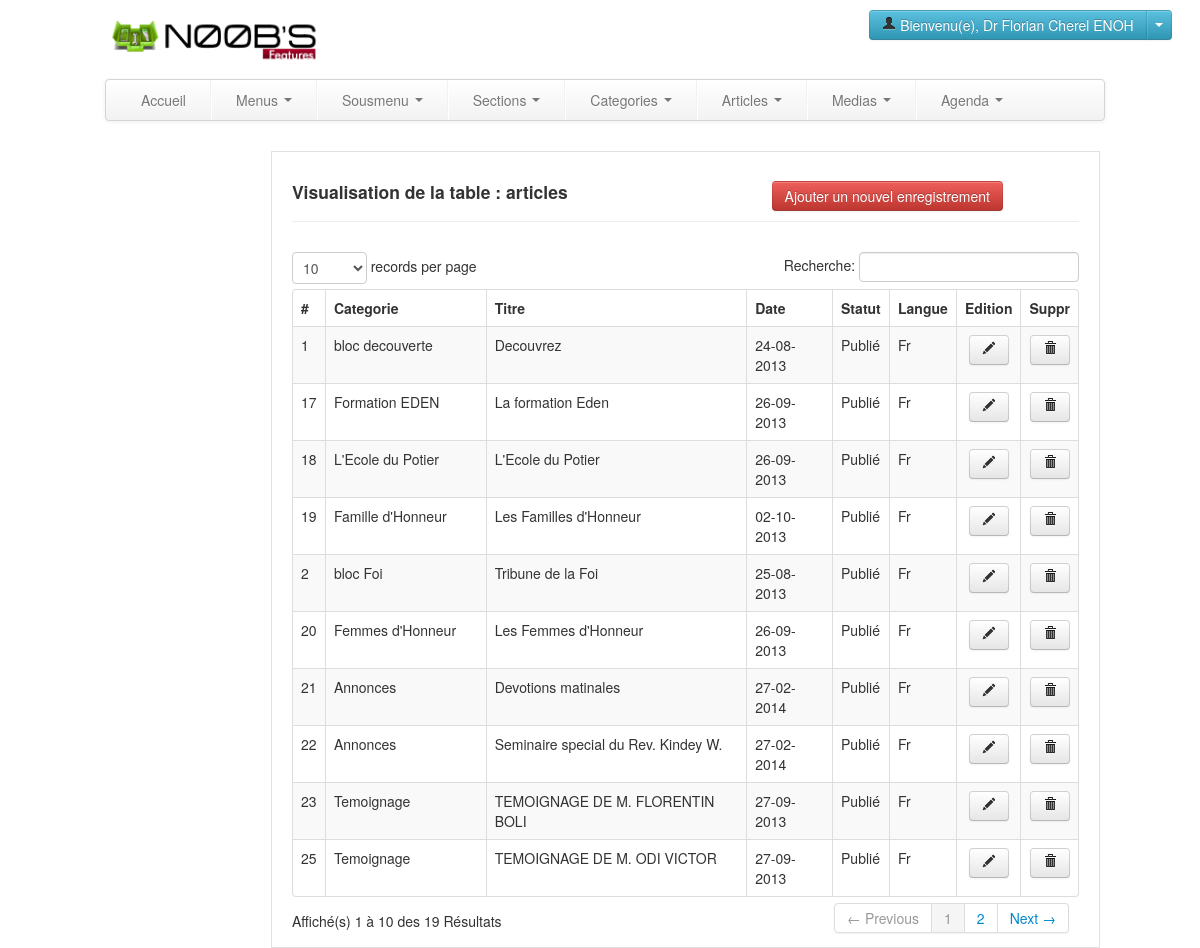
Screenshot of /myadmin/visualiseur.php?form=articles (signed in) with the database file from the repository.
### tables this page shows
CREATE TABLE IF NOT EXISTS `articles` (
  `idArticle` int(11) NOT NULL AUTO_INCREMENT,
  `titreArticle` varchar(255) DEFAULT NULL,
  `contenuArticle` longtext,
  `autheur` varchar(45) DEFAULT NULL,
  `dateArticle` varchar(45) DEFAULT NULL,
  `postName` varchar(155) DEFAULT NULL,
  `mediaArticle` varchar(45) DEFAULT NULL,
  `categories_idCategorie` int(11) NOT NULL,
  `statuts_idStatut` int(11) NOT NULL,
  `idLangues` int(11) NOT NULL,
  `extrait` text NOT NULL,
  PRIMARY KEY (`idArticle`),
  KEY `fk_articles_categories1_idx` (`categories_idCategorie`),
  KEY `fk_articles_statuts1_idx` (`statuts_idStatut`)
);

### myadmin/required/class/mysql.class.php (called while the page is built, shortened)
<?php
	class MysqlConnect
	{
		public function Connecter()
		{
			if($this->connex = mysql_connect(self::SERVER,self::USER,self::PWD)){
				if($this->tb = mysql_select_db(self::DB,$this->connex)){
					return true;
				}else{
					return mysql_error();
				}
			}else{
				return mysql_error();
			}
		}
	}
?>

### myadmin/required/class/queries.class.php (called while the page is built, shortened)
<?php
	require_once('mysql.class.php');
	class GeneralsQueries extends MysqlConnect{
		public $table;
		public $valeurs;
		public $champs;
		public function Protection($donnees){
			if($this->Connecter()){
				return mysql_real_escape_string(htmlentities($donnees));
				}
		}
		public function Select(){
			if($this->Connecter()){
				$selection = "SELECT ".$this->Protection($this->champs)." FROM ".$this->Protection($this->table)."  WHERE ".$this->valeurs."";
				$reponse = mysql_query($selection) or exit($this->ErreurSQL());
				$n = mysql_num_rows($reponse);
				if($n!=0){
					$data = array();
					$i=0;
					while($datum = mysql_fetch_array($reponse)){
						$data[$i] = $datum;
						$i++;
					}
					return $data;
				}
				else return false;
			}else{
				return $this->ErreurSQL();
			}
		}
		public function SelectColumn(){
			if($this->Connecter()){
				$selection = "SHOW COLUMNS  FROM ".$this->Protection($this->table)."";
				$reponse = mysql_query($selection) or exit($this->ErreurSQL());
				$n = mysql_num_rows($reponse);
				if($n!=0){
					$data = array();
					$i=0;
					while($datum = mysql_fetch_array($reponse)){
						$data[$i] = $datum;
						$i++;
					}
					return $data;
				}
				else return false;
			}else{
				return $this->ErreurSQL();
			}
		}
	}
?>

### myadmin/include/listeur/view-articles.php (the view, shortened to what this page needs)
<div class="page-header">
				 		<h4 class="Heading4" style="display:inline-block;">Visualisation de la table : articles  </h4>
				 		<div style="margin-left:200px;display:inline-block;"><a href="formulaire.php?form=articles" class="btn btn-danger">Ajouter un nouvel enregistrement</a></div>
				 	</div>	 <?php
require_once("required/class/queries.class.php");
 $testChamp = new GeneralsQueries;
	  $action="voir";
				 $testChamp->table = "droits";
				 $testChamp->champs ="*";
		 $testChamp->valeurs="item = 'articles' AND utilisateur_id_user = '".$_SESSION['appUserId']."' ";
				 $sel = $testChamp->Select();
				 if($sel){
				 $droits = $sel[0][$action]; }
				 else{
				 $droits = 0; }
				  if($droits==0){
				 $erreur='<div id="error" class="alert alert-error">';
				 echo $erreur."Désolé ,Vous n'avez pas accès à cette ressource !</div>";
				 }else{
	 $LoadData = new GeneralsQueries;
		 $LoadData->table="articles";
$donnees=array('idArticle-#','nomCategorie-Categorie','titreArticle-titre','dateArticle-date','statut-statut','langues-langue','edit-edition','delete-suppr');
$table='view_articles';
?>
<table cellpadding="0" cellspacing="0" border="0" class="table table-striped table-bordered" id="example">
<thead>
	<tr>
		 	 <?php
		 $LoadData->table=$table;
		 $rslt =$LoadData->SelectColumn();
		 $champs =$rslt[0][0].',';
		 $id =$rslt[0][0].',';
		 for($i=0; $i<sizeof($donnees); $i++)
		 {
			 $elt = explode('-',$donnees[$i]);
			 $nom = $elt[0];
			 $label = $elt[1];
			 if($nom=="edit"||$nom=="delete"||$nom=="action"){
		 ?>
		 <th style="text-align:center;"><?php echo ucfirst($label); ?></th>
		 <?php
		 }else{
		 ?>
		 <th><?php echo utf8_encode(ucfirst($label)); ?></th>
		 <?php
		 }
		 ?>
		 <?php
		 }
		 ?>
	</tr>
</thead>
<tbody>
<?php
 for($i=0; $i<sizeof($donnees); $i++){
	 $elt = explode('-',$donnees[$i]);
	 $nom = $elt[0];
	 if($nom=="edit"||$nom=="delete"||$nom=="action"){
	 }else{
	 $champs .=$nom.',';
	 }
 }
		 $champs = substr($champs, 0, -1);
		 $LoadData->champs=$champs;
		 $LoadData->table=$table;
		 $LoadData->valeurs="1";
		 $res =$LoadData->Select();
		 for($i=0;$i<sizeof($res);$i++){
		 ?>
		 <tr>
<?php
		 for($a=0;$a<sizeof($donnees);$a++)
		 {
		 $elt = explode('-',$donnees[$a]);
		 $nom = $elt[0];
		 if($nom=="edit")
		 {
?>
		 <td style="text-align:center;"><a href="<?php echo "formulaire.php?form=articles&id=".$res[$i][0].""; ?>" class="btn" title="Modifier"><i class="icon-pencil"></i></a></td>
<?php
		 }
		 elseif($nom=="delete"){
?>
		 <td style="text-align:center;"><a href="<?php echo "?form=articles&id=".$res[$i][0].""; ?>" class="dialog btn" title="Supprimer" ><i class="icon-trash"></i></a></td>
<?php
		 }
		 elseif ($nom=="action") {
?>
		 <td style="text-align:center;"><a href="<?php echo "include/forms/form-articles.php?id=".$res[$i][0].""; ?>" class="action"  class="fancybox fancybox.iframe btn" ><i class="icon-share-alt"></i></a></td>
<?php
		 }
		 elseif(in_array($id, $donnees)) {
?>
		 <td style="text-align:center;"><a href="$res[$i][0]" id="suppr"><i class="icon-trash"></i></a></td>
<?php
		 }else{
	 if(in_array($id, $donnees)){
?>
	 <td><?php echo $res[$i][$a]; ?></td>
		 <?php
		  }
		  else{
		  ?>
 <td><?php echo utf8_encode($res[$i][$a+1]); ?></td>
<?php
		 }
		 }
	 }
?>
		 </tr>
<?php
		 }
?>
	</tbody>
</table>
<?php } ?>
<?php
require_once("required/class/queries.class.php");
?>

### myadmin/css/all.css (style rules this page uses)
body { margin:0; font-size: 12px; font-family: helvetica; background: url(../pictures/bg_clear.jpg); overflow-x:hidden; }
a { outline: none; text-decoration: none; border:none; }

### rows the page displays
articles: idArticle "25", titreArticle "TEMOIGNAGE DE M. ODI VICTOR", dateArticle "27-09-2013"
articles: idArticle "23", titreArticle "TEMOIGNAGE DE M. FLORENTIN BOLI", dateArticle "27-09-2013"
articles: idArticle "22", titreArticle "Seminaire special du Rev. Kindey W.", dateArticle "27-02-2014"
articles: idArticle "21", titreArticle "Devotions matinales", dateArticle "27-02-2014"
articles: idArticle "18", titreArticle "L'Ecole du Potier", dateArticle "26-09-2013"
articles: idArticle "17", titreArticle "La formation Eden", dateArticle "26-09-2013"
articles: idArticle "20", titreArticle "Les Femmes d'Honneur", dateArticle "26-09-2013"
articles: idArticle "2", titreArticle "Tribune de la Foi", dateArticle "25-08-2013"
articles: idArticle "1", titreArticle "Decouvrez", dateArticle "24-08-2013"
articles: idArticle "19", titreArticle "Les Familles d'Honneur", dateArticle "02-10-2013"

### other values shown
$_SESSION['appUserName'] "Florian Cherel ENOH"
utf8_encode(ucfirst($label)) "#"
utf8_encode(ucfirst($label)) "Categorie"
utf8_encode(ucfirst($label)) "Titre"
utf8_encode(ucfirst($label)) "Date"
utf8_encode(ucfirst($label)) "Statut"
utf8_encode(ucfirst($label)) "Langue"
$label "Edition"
$label "Suppr"
utf8_encode($res[$i][$a+1]) "Temoignage"
utf8_encode($res[$i][$a+1]) "Publié"
utf8_encode($res[$i][$a+1]) "Fr"
utf8_encode($res[$i][$a+1]) "Annonces"
utf8_encode($res[$i][$a+1]) "L'Ecole du Potier"
utf8_encode($res[$i][$a+1]) "Formation EDEN"
